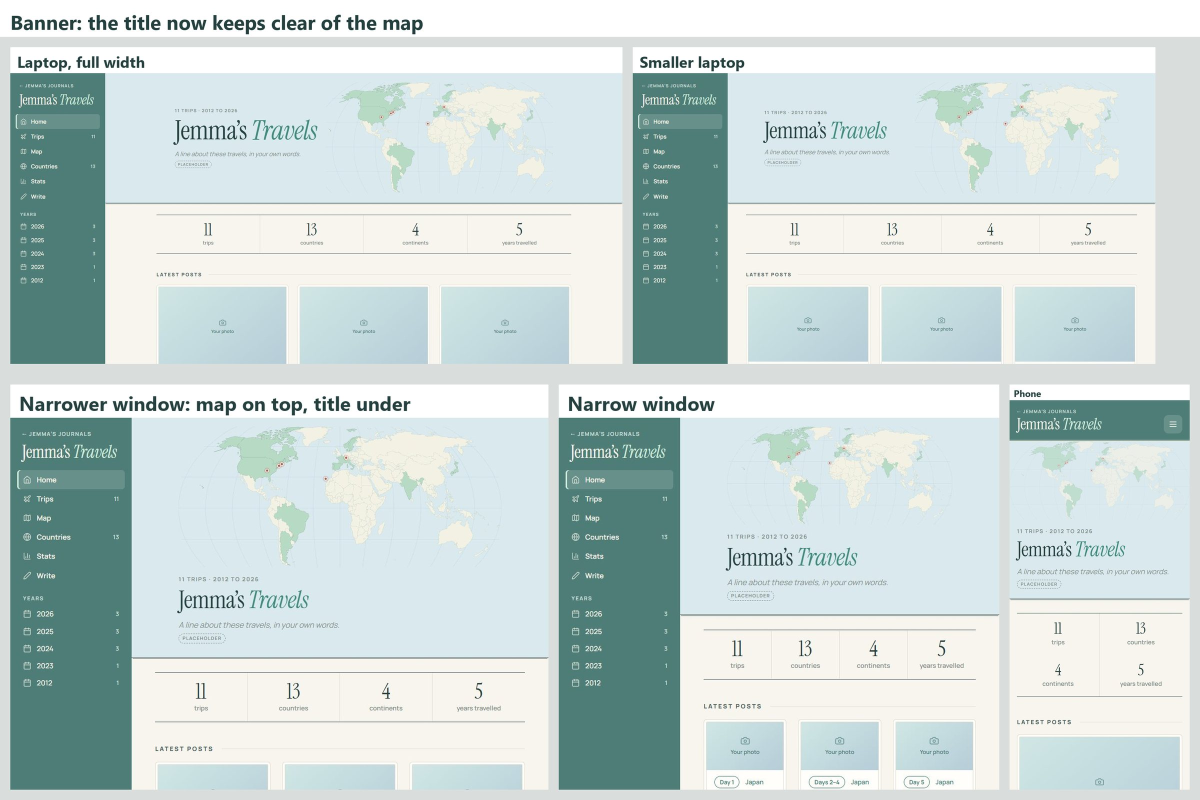
#> input picture for-jemma/round-4-1-banner.jpg, 2400 x 1600 px, given in place of b-width-1600.jpg, which was not available (shown at 1/2 size)
$ python make_sheets4.py
#> lines starting #> are read from the running program, lines starting #| are printed output that depends on the picture
"""Round 4 sheets: banner at several widths; pale/sea sidebar x plain/grid. for-jemma/looks-4/ -> for-jemma/round-4-*.jpg"""
from pathlib import Path
from PIL import Image, ImageDraw, ImageFont

ROOT = Path(__file__).resolve().parent.parent
SHOTS, OUT = ROOT / "for-jemma" / "looks-4", ROOT / "for-jemma"
BOLD = "C:/Windows/Fonts/segoeuib.ttf"
shot = lambda n: Image.open(SHOTS / f"b-{n}.jpg").convert("RGB")
#> in label, `out = Image.new("RGB", (im.width, im.height + size + 28), "white")`: out: PIL image 2400x1668 RGB; every value is 255
#> in label, im is the input picture: PIL image 2400x1600 RGB; mean R, G, B 202.3, 216.5, 215
#> in label, `out.paste(im, (0, size + 28))`:
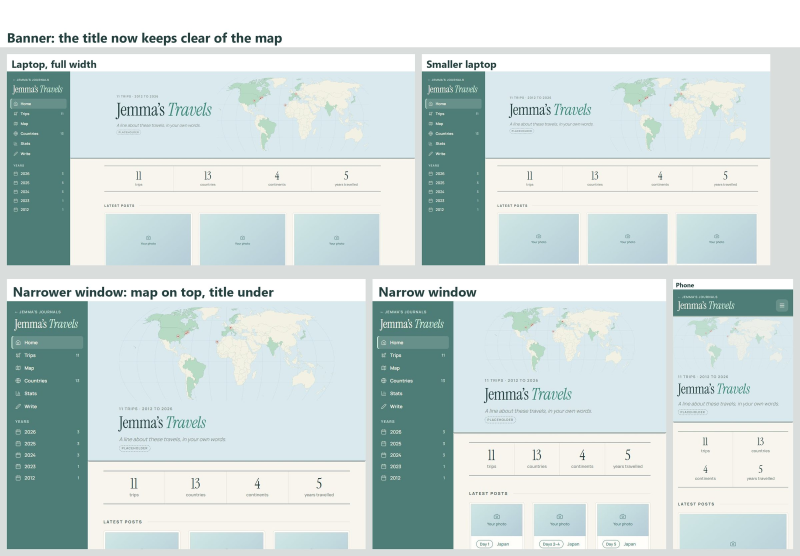
#> out: PIL image 2400x1668 RGB (shown at 1/3 size); mean R, G, B 204.4, 218, 216.6
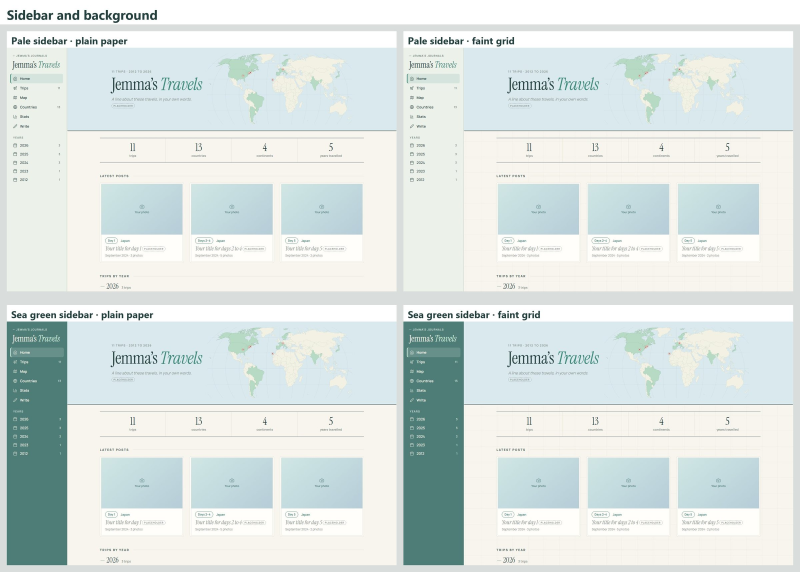
#> input picture for-jemma/round-4-2-sidebar-background.jpg, 2400 x 1716 px, given in place of b-width-1366.jpg, which was not available (shown at 1/3 size)


def label(im, text, size=40):
    out = Image.new("RGB", (im.width, im.height + size + 28), "white")
    out.paste(im, (0, size + 28))
    ImageDraw.Draw(out).text((18, 10), text, fill="#24403E", font=ImageFont.truetype(BOLD, size))
    return out


def row(images, gap=28, h=None):
    h = h or max(i.height for i in images)
    images = [i.resize((round(i.width * h / i.height), h), Image.LANCZOS) for i in images]
    sheet = Image.new("RGB", (sum(i.width for i in images) + gap * (len(images) + 1), h + 2 * gap), "#D9DEDC")
    x = gap
    for i in images:
        sheet.paste(i, (x, gap)); x += i.width + gap
    return sheet


def stack(images, gap=0):
    w = max(i.width for i in images)
    sheet = Image.new("RGB", (w, sum(i.height for i in images)), "#D9DEDC")
    y = 0
    for i in images:
        sheet.paste(i, (0, y)); y += i.height
    return sheet


def titled(im, text):
    out = Image.new("RGB", (im.width, im.height + 100), "white")
    ImageDraw.Draw(out).text((28, 22), text, fill="#24403E", font=ImageFont.truetype(BOLD, 54))
    out.paste(im, (0, 100))
    return out


def save(im, name, width=2400):
    if im.width > width:
        im = im.resize((width, round(im.height * width / im.width)), Image.LANCZOS)
    im.save(OUT / name, quality=84); print(name, im.size)


save(titled(stack([row([label(shot("width-1600"), "Laptop, full width"), label(shot("width-1366"), "Smaller laptop")], h=860),
                   row([label(shot("width-1100"), "Narrower window: map on top, title under"), label(shot("width-900"), "Narrow window"), label(shot("width-390"), "Phone")], h=1100)]),
             "Banner: the title now keeps clear of the map"), "round-4-1-banner.jpg")
#> call 2 of label, with text = 'Smaller laptop', size = 40
#> in label (call 2), `out = Image.new("RGB", (im.width, im.height + size + 28), "white")`: out: PIL image 2400x1784 RGB; every value is 255
#> in label, im is the input picture: PIL image 2400x1716 RGB; mean R, G, B 219.5, 228.5, 226.4
#> in label (call 2), `out.paste(im, (0, size + 28))`:
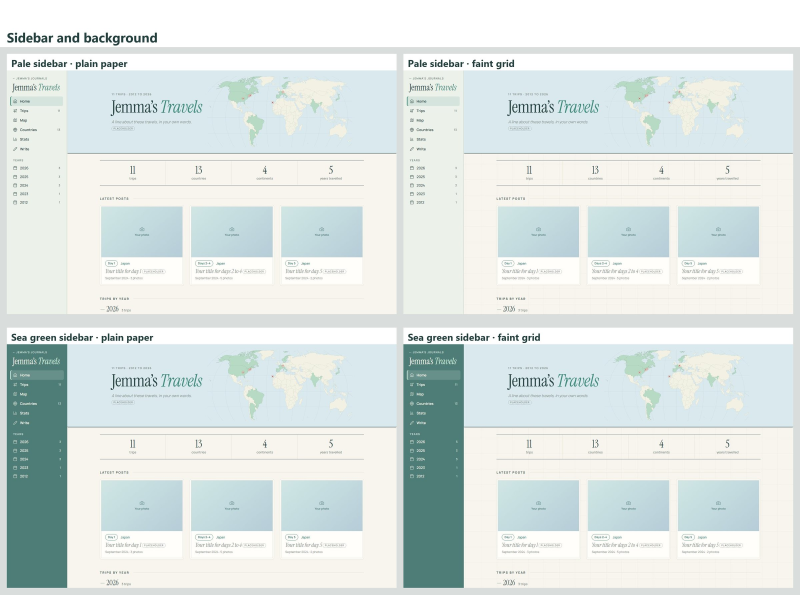
#> out: PIL image 2400x1784 RGB (shown at 1/3 size); mean R, G, B 220.9, 229.6, 227.5
#> in row, `h = h or max(i.height for i in images)`: h = 860
#> in row, `images = [i.resize((round(i.width * h / i.height), h), Image.LANCZOS) ..`: images = 2 items
#> in row, `sheet = Image.new("RGB", (sum(i.width for i in images) + gap * (len(im..`:
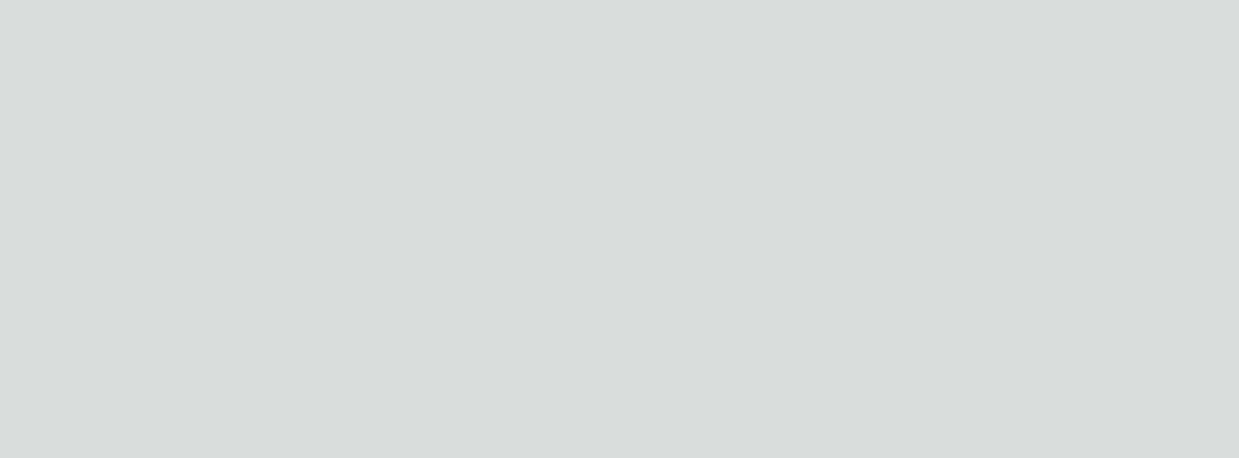
#> sheet: PIL image 2478x916 RGB (shown at 1/2 size); mean R, G, B 217, 222, 220
#> the loop in row, `for i in images:` made 2 passes
#> x on passes 1 to 2: 1293, 2478
#> after the loop in row, `for i in images:`:
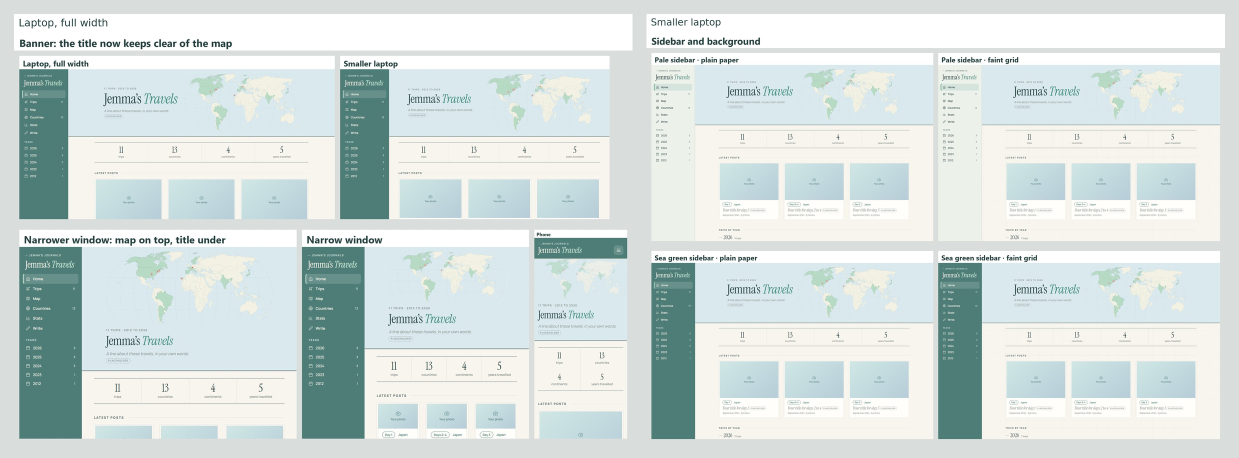
#> sheet: PIL image 2478x916 RGB (shown at 1/2 size); mean R, G, B 212.7, 223.3, 221.6
#> after the loop in row, `for i in images:`: x = 2478
#> (the run stopped early here; a loop or call above may not have finished)
